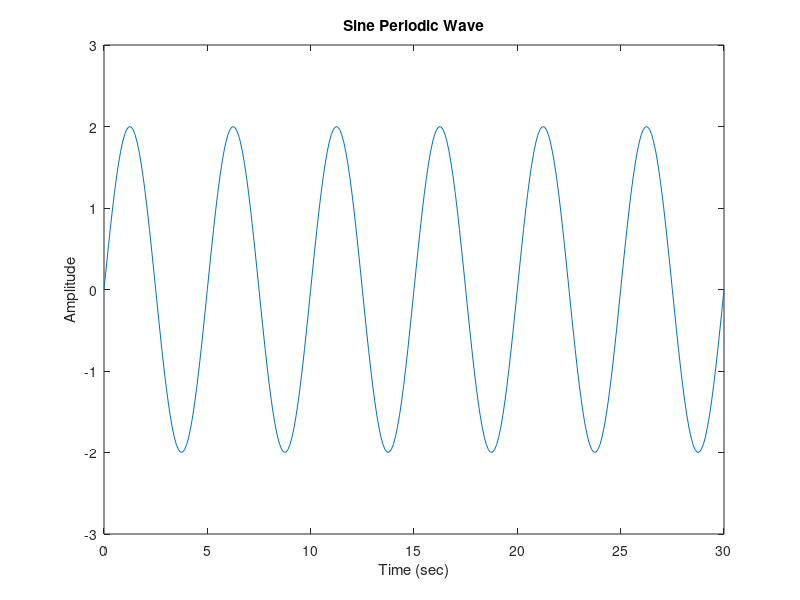

Here is the MATLAB script that generated this plot:
amplitude = 2;
[u,t] = gensig('sine',5,30,0.1);

plot(t, amplitude*u);
axis([0 30 -1.5*amplitude 1.5*amplitude]);
xlabel('Time (sec)');
ylabel('Amplitude');
title('Sine Periodic Wave')